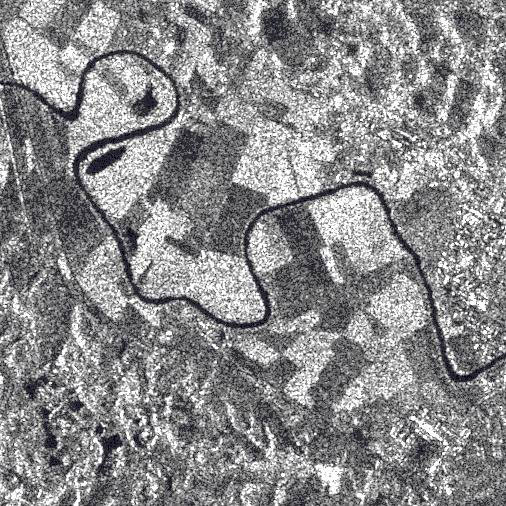
#> input picture noisy/speckle/1.jpeg, 506 x 506 px; its folder holds only this picture in this run
$ python speckle.py
#> lines starting #> are read from the running program, lines starting #| are printed output that depends on the picture
import cv2
import numpy as np
from matplotlib import pyplot as plt
import sys
import os

folder_path = 'noisy/speckle'
clean_image_path = 'cleaned_images/speckle'

def remove_speckle(img):
    denoised_image1 = cv2.medianBlur(img, 5)
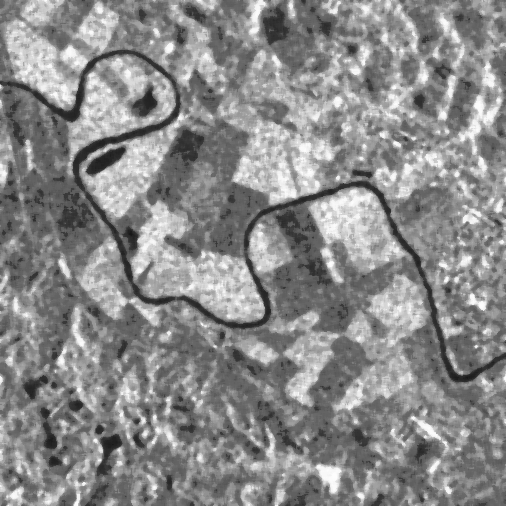
#> denoised_image1: shape (506, 506); min 23, max 253, mean 138.1
    wiener_denoised_image1 = cv2.fastNlMeansDenoising(img, None, 30, 7, 21)
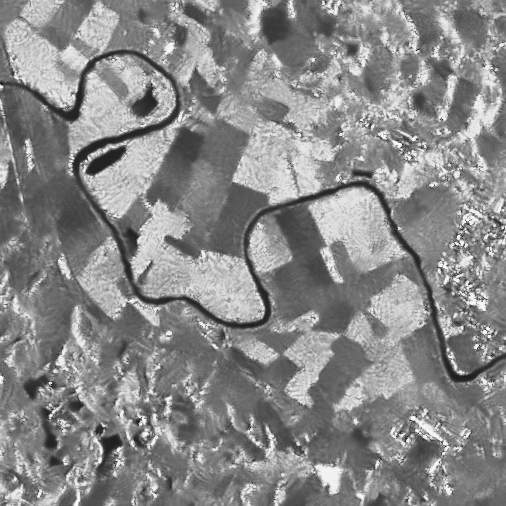
#> wiener_denoised_image1: shape (506, 506); min 15, max 254, mean 136.8
    plt.figure(figsize=(15, 5))  # Width, Height in inches

    # Plot original
    plt.subplot(1, 3, 1)
    plt.imshow(img, cmap='gray')
    plt.title('Original')
    plt.axis('off')

    # Plot image 2
    plt.subplot(1, 3, 2)
    plt.imshow(denoised_image1, cmap='gray')
    plt.title('Median Blur')
    plt.axis('off')

    # Plot image 3
    plt.subplot(1, 3, 3)
    plt.imshow(wiener_denoised_image1, cmap='gray')
    plt.title('Wiener Denoised')
    plt.axis('off')

    # Display the plot
    plt.show()
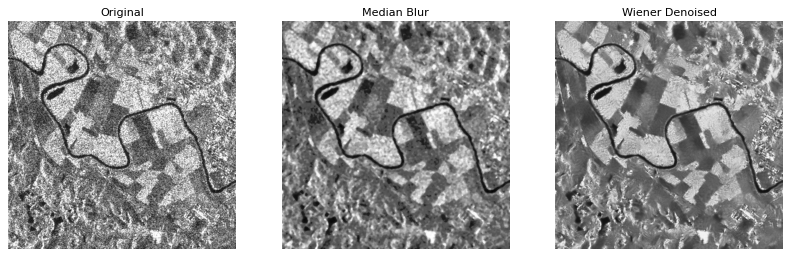
#> figure drawn by matplotlib, 3 panels

    return denoised_image1, wiener_denoised_image1


if len(sys.argv) > 1:
    folder_path = sys.argv[1]

for filename in os.listdir(folder_path):
    img = cv2.imread(os.path.join(folder_path, filename), cv2.IMREAD_GRAYSCALE)
    img_clean1, img_clean2 = remove_speckle(img)
    cv2.imwrite(os.path.join(clean_image_path, 'medianBlur_'+filename), img_clean1)
    cv2.imwrite(os.path.join(clean_image_path, 'WienerDenoised_'+filename), img_clean2)

    print(f"{filename} processed.")

$ run again, on noisy/speckle/5.png
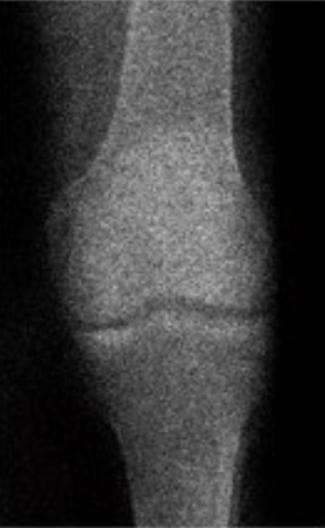
#> input picture noisy/speckle/5.png, 325 x 528 px
#> in remove_speckle, `plt.show()`:
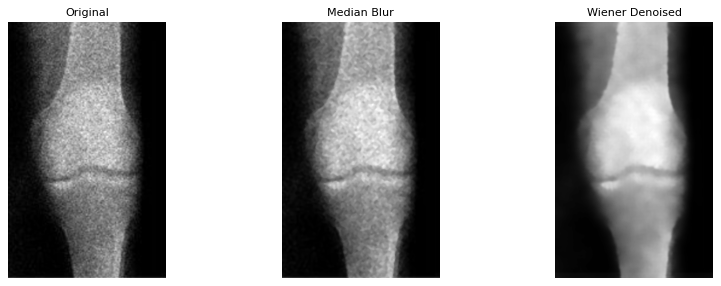
#> figure drawn by matplotlib, 3 panels

$ run again, on noisy/speckle/2.jpeg
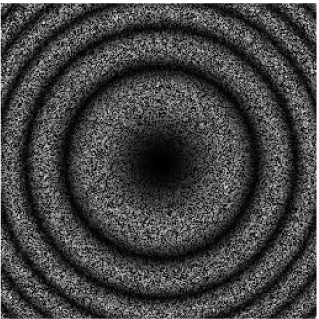
#> input picture noisy/speckle/2.jpeg, 319 x 319 px
#> img is the input picture: shape (319, 319); min 0, max 255, mean 68.5
#> in remove_speckle, `wiener_denoised_image1 = cv2.fastNlMeansDenoising(img, None, 30, 7, 21)`:
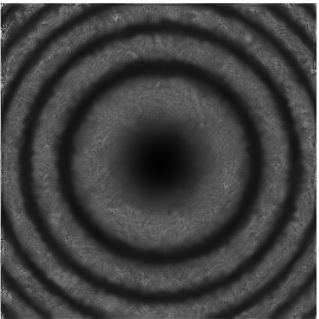
#> wiener_denoised_image1: shape (319, 319); min 2, max 255, mean 65.5
#> in remove_speckle, `plt.show()`:
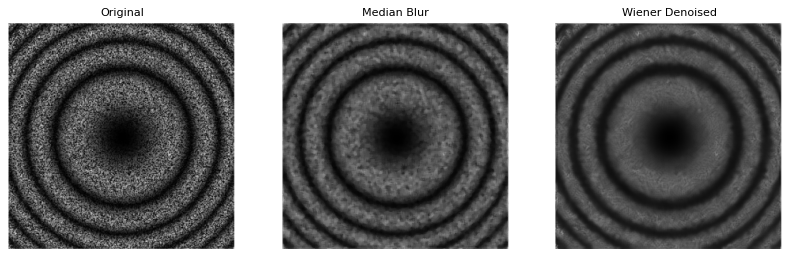
#> figure drawn by matplotlib, 3 panels

$ run again, on noisy/speckle/3.png
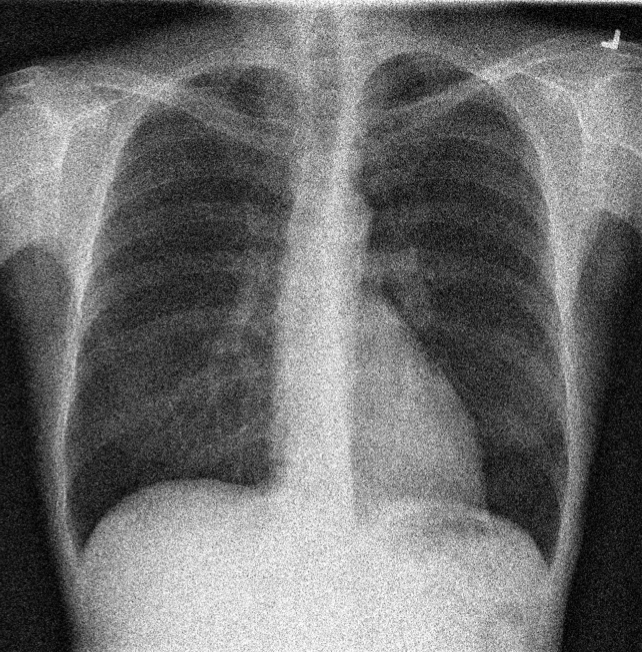
#> input picture noisy/speckle/3.png, 642 x 652 px
#> img is the input picture: shape (652, 642); min 0, max 255, mean 108.6
#> in remove_speckle, `plt.show()`:
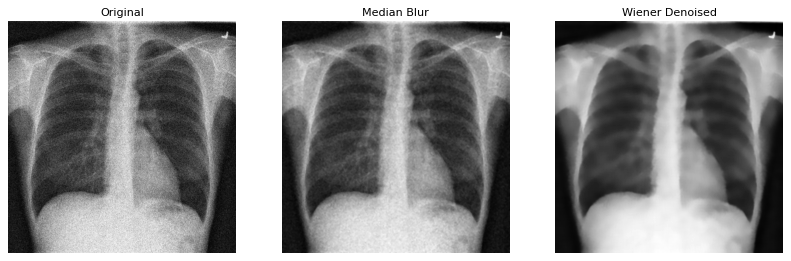
#> figure drawn by matplotlib, 3 panels
